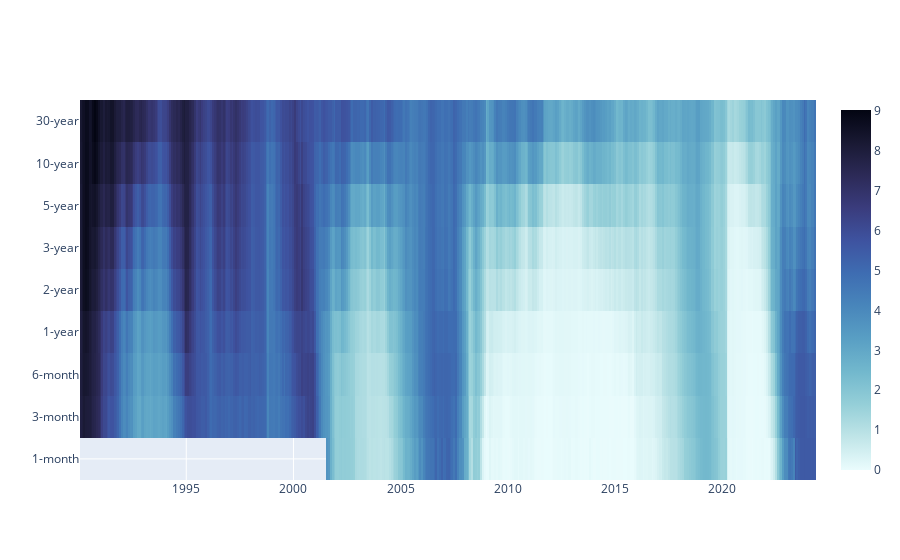

Notebook source saved alongside this figure:
### Markdown cell above
3. Change the color palette in the Heatmap by using the argument `colorscale`. In this case, we specify it to 'ice' but it can be the bame of any colorscale available in `Plotly`

### Code cell
fig = go.Figure(data=[go.Heatmap(z=data.values,
                                    x=data.columns,
                                    y=data.index,
                                    colorscale='ice',
                                    )])

fig.show()

### Figure 1 — Plotly figure (JSON) as saved in the notebook; plotly's stock layout.template omitted (floating-point values rounded to 4 significant figures; data arrays with more than 128 entries replaced by an {"elided": "..."} marker saying what was removed)
{"data": [{"colorscale": [[0, "rgb(234, 252, 253)"], [0.09091, "rgb(192, 229, 232)"], [0.1818, "rgb(149, 207, 216)"], [0.2727, "rgb(114, 184, 205)"], [0.3636, "rgb(89, 159, 196)"], [0.4545, "rgb(72, 134, 187)"], [0.5455, "rgb(62, 109, 178)"], [0.6364, "rgb(62, 83, 160)"], [0.7273, "rgb(58, 60, 125)"], [0.8182, "rgb(44, 42, 87)"], [0.9091, "rgb(25, 25, 51)"], [1, "rgb(3, 5, 18)"]], "type": "heatmap", "x": {"elided": "412 str values"}, "y": ["1-month", "3-month", "6-month", "1-year", "2-year", "3-year", "5-year", "10-year", "30-year"], "z": {"elided": "9x412 float values"}}], "layout": {}}
